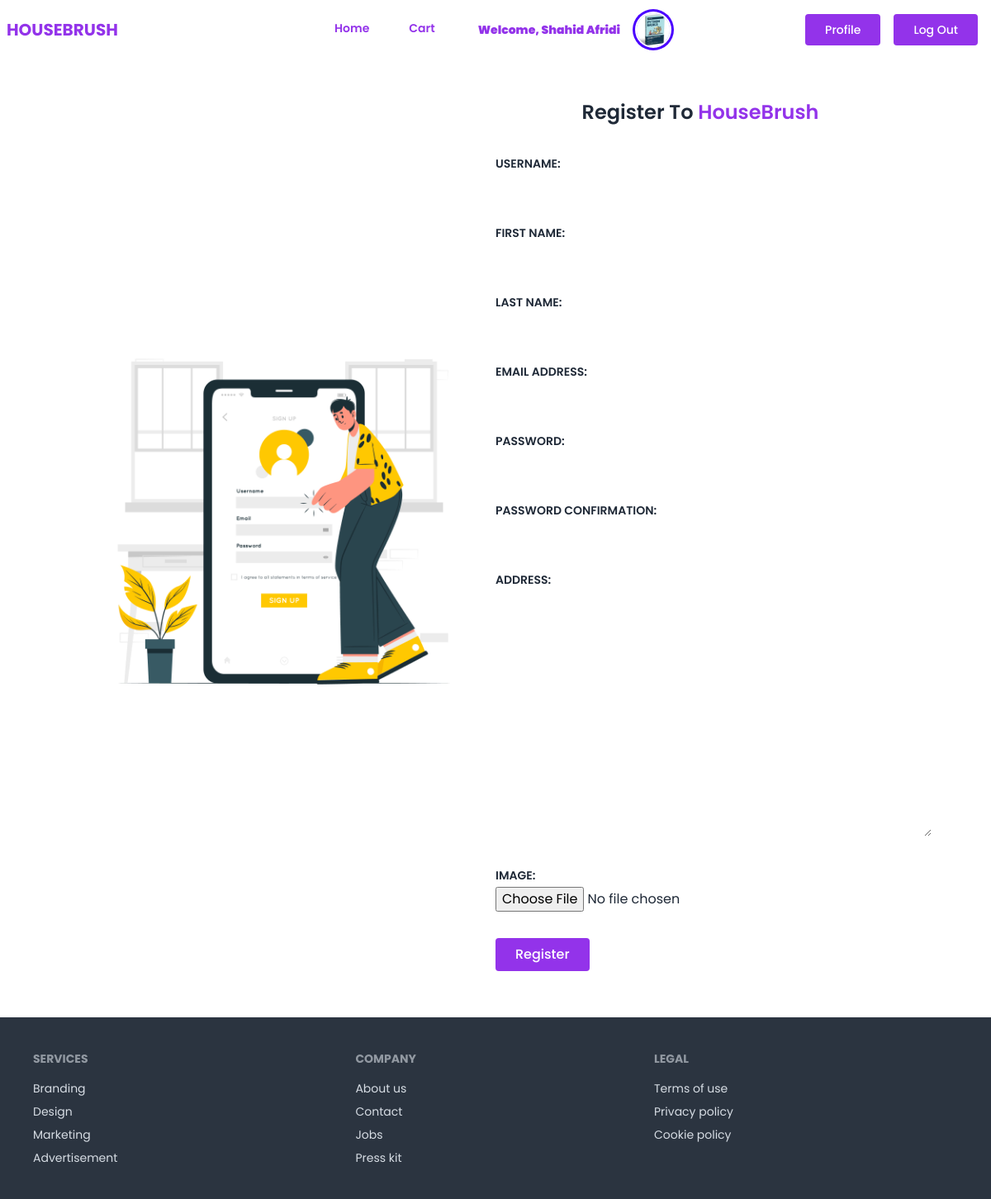
/accounts/register/ (signed in), run on the app's committed database.
### account/models.py (models this page shows, shortened)
class UserAccount(AbstractUser):
    address = models.TextField()
    image = models.ImageField(upload_to='account/images/')

### account/views.py (the view, shortened to what this page needs)
# urls.py: path('register/', UserRegistrationView.as_view(), name='register'),
class UserRegistrationView(FormView):
    template_name = 'account/form.html'
    form_class = UserRegistrationForm
    success_url = reverse_lazy('home')
    def get_context_data(self, **kwargs):
        context = super().get_context_data(**kwargs)
        context["title"] = 'Register'
        return context

### account/forms.py
class UserRegistrationForm(UserCreationForm):
    class Meta:
        model = UserAccount
        fields = ['username', 'first_name', 'last_name', 'email', 'password1', 'password2', 'address', 'image']

### account/templates/account/form.html (shortened to what this page needs)
{% extends "base.html" %}
{% load static %}
{% load crispy_forms_tags %}
{% block content %}
<div class="flex justify-center items-center gap-4 p-4">
    <div class="w-1/2">
        {% if 'register' in request.path %}
            <img src="{% static "images/register.jpg" %}" alt="photo">
        {% elif 'login' in request.path %}
            <img src="{% static "images/login.jpg" %}" alt="photo">
        {% else %}
            <img src="{% static "images/update_pro.jpg" %}" alt="photo">
        {% endif %}
    </div>
    <div class="w-1/2">
        <h2 class="text-center text-2xl font-semibold my-8">{{title}} To <a class="text-purple-600 font-semibold text-uppercase" href="{% url "home" %}">HouseBrush</a></h2>
        <form method="post" enctype="multipart/form-data" novalidate>
            {% for field in form %}
                <p class="text-sm font-semibold uppercase py-1">{{field.label_tag}}</p>
                <p class="w-full focus:border-1 focus:outline">{{field}}</p>
                <p class="text-red-500 my-2 py-2">{{filed.errors|striptags}}</p>
            {% endfor %}
            <input class="inline-block font-medium text-base px-6 py-3 leading-none bg-purple-600 rounded text-white border-white hover:border-transparent hover:text-dark hover:bg-red-600 cursor-pointer" type="submit" value="{{title}}">
        </form>
    </div>
</div>
{% endblock content %}

### core/templates/navbar.html (shortened to what this page needs)
<div class="navbar bg-base-100">
  <div class="navbar-start">
    <a href="{% url "home" %}" class="text-purple-600 text-xl uppercase font-bold">HouseBrush</a>
  </div>
  <div class="navbar-center hidden lg:flex">
    <ul class="menu menu-horizontal px-1">
      <li>
          <a href="{% url "home" %}" class="block font-semibold mt-4 lg:inline-block lg:mt-0 text-purple-600 hover:text-red-600 hover:font-black mr-4">Home</a>
        </li>
        <li>
          <a href="{% url "cart" %}" class="block font-semibold mt-4 lg:inline-block lg:mt-0 text-purple-600 hover:text-red-600 hover:font-black mr-4">
            Cart
          </a>
        </li>
        <div class="flex">
            <div class="text-purple-600 my-auto  font-black px-5">
            Welcome, {{ request.user.first_name }} {{ request.user.last_name }}
        </div>
        <div class="avatar">
            <div class="w-10 rounded-full ring ring-primary ring-offset-base-100 ring-offset-2">
               {% if request.user.image and request.user.image.url %}
                  <img src="{{ request.user.image.url }}" />
                  {% endif %}
            </div>
        </div>
        </div>
    </ul>
  </div>
  <div class="navbar-end">
    {% if request.user.is_authenticated %}
    <a href="{% url "account:profile" %}" class="mx-2 inline-block font-medium text-sm px-6 py-3 leading-none bg-purple-600 rounded text-white border-white hover:border-transparent hover:text-dark hover:bg-red-600 mt-4 lg:mt-0">Profile</a>
    <a href="{% url "account:logout" %}" class="mx-2 inline-block font-medium text-sm px-6 py-3 leading-none bg-purple-600 rounded text-white border-white hover:border-transparent hover:text-dark hover:bg-red-600 mt-4 lg:mt-0">Log Out</a>
    {% endif %}
  </div>
</div>

### data on the page
UserAccount: user.first_name "Shahid", user.last_name "Afridi", user.image (picture)

### other printed values
{{ title }} "Register"
{{ field.label_tag }} "USERNAME:" "FIRST NAME:" "LAST NAME:" "EMAIL ADDRESS:" "PASSWORD:" "PASSWORD CONFIRMATION:" "ADDRESS:" "IMAGE:"
